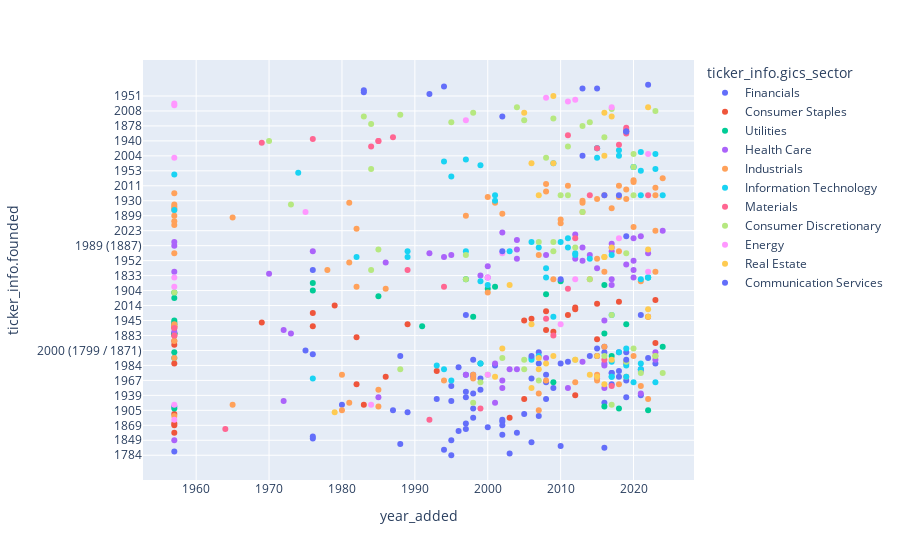

Notebook cell for this chart:
### Code cell
filtered_df = df[df['ticker_info.gics_sub_industry'].notna()][['ticker_info.founded', 'ticker_info.security', 'year_added', 'ticker_info.gics_sector']]
filtered_df = filtered_df.sort_values(by='ticker_info.founded')
fig = px.scatter(filtered_df, x='year_added', y='ticker_info.founded', hover_data=['ticker_info.security'], color='ticker_info.gics_sector')
fig.show()

### Figure 1 — Plotly figure (JSON) as saved in the notebook; plotly's stock layout.template omitted (floating-point values rounded to 4 significant figures)
{"data": [{"customdata": [["Bank of New York Mellon"], ["State Street Corporation"], ["Hartford (The)"], ["KeyCorp"], ["Citizens Financial Group"], ["Berkshire Hathaway"], ["PNC Financial Services"], ["CME Group"], ["Comerica"], ["American Express"], ["Wells Fargo"], ["Travelers Companies (The)"], ["M&T Bank"], ["Fifth Third Bank"], ["Huntington Bancshares"], ["MetLife"], ["Goldman Sachs"], ["Truist"], ["Prudential Financial"], ["Principal Financial Group"], ["Northern Trust"], ["Assurant"], ["Ameriprise Financial"], ["Globe Life"], ["Marsh McLennan"], ["Moody's Corporation"], ["S&P Global"], ["American International Group"], ["Arthur J. Gallagher & Co."], ["Allstate"], ["Invesco"], ["Morgan Stanley"], ["Progressive Corporation"], ["T. Rowe Price"], ["Brown & Brown"], ["Franklin Templeton"], ["Cincinnati Financial"], ["Aflac"], ["Visa Inc."], ["Loews Corporation"], ["Raymond James"], ["Mastercard"], ["W. R. Berkley Corporation"], ["Fidelity National Information Services"], ["U.S. Bank"], ["MSCI"], ["Regions Financial Corporation"], ["Nasdaq, Inc."], ["Charles Schwab Corporation"], ["Cboe Global Markets"], ["Everest Re"], ["Jack Henry & Associates"], ["FactSet"], ["Aon"], ["Fiserv"], ["Chubb Limited"], ["Blackstone"], ["Discover Financial"], ["BlackRock"], ["Capital One"], ["Arch Capital Group"], ["PayPal"], ["Citigroup"], ["Bank of America"], ["Corpay"], ["MarketAxess"], ["Intercontinental Exchange"], ["Global Payments"], ["JPMorgan Chase"], ["Synchrony Financial"], ["Willis Towers Watson"]], "hovertemplate": "ticker_info.gics_sector=Financials<br>year_added=%{x}<br>ticker_info.founded=%{y}<br>ticker_info.security=%{customdata[0]}<extra></extra>", "legendgroup": "Financials", "marker": {"color": "#636efa", "symbol": "circle"}, "mode": "markers", "name": "Financials", "orientation": "h", "showlegend": true, "type": "scatter", "x": [1995, 2003, 1957, 1994, 2016, 2010, 1988, 2006, 1995, 1976, 1976, 2002, 2004, 1996, 1997, 2000, 2002, 1997, 2002, 2002, 1998, 2007, 2005, 1989, 1987, 1998, 1957, 1980, 2016, 1995, 2008, 1993, 1997, 2019, 2021, 1998, 1997, 1999, 2009, 1995, 2017, 2008, 2019, 2006, 1999, 2018, 1998, 2008, 1997, 2017, 2017, 2018, 2021, 1996, 2001, 2010, 2023, 2007, 2011, 1998, 2022, 2015, 1988, 1976, 2018, 2019, 2007, 2016, 1975, 2015, 2016], "xaxis": "x", "y": ["1784", "1792", "1810", "1825", "1828", "1839", "1845", "1848", "1849", "1850", "1852", "1853", "1856", "1858", "1866", "1868", "1869", "1872", "1875", "1879", "1889", "1892", "1894", "1900", "1905", "1909", "1917", "1919", "1927", "1931", "1935", "1935", "1937", "1937", "1939", "1947", "1950", "1955", "1958", "1959", "1962", "1966", "1967", "1968", "1968", "1969", "1971", "1971", "1971", "1973", "1973", "1976", "1978", "1982 (1919)", "1984", "1985", "1985", "1985", "1988", "1994", "1995", "1998", "1998", "1998 (1923 / 1874)", "2000", "2000", "2000", "2000", "2000 (1799 / 1871)", "2003", "2016"], "yaxis": "y"}, {"customdata": [["Colgate-Palmolive"], ["Bunge Global SA"], ["Procter & Gamble"], ["Church & Dwight"], ["General Mills"], ["Campbell Soup Company"], ["Brown–Forman"], ["Kimberly-Clark"], ["Kroger"], ["Coca-Cola Company (The)"], ["McCormick & Company"], ["Hormel Foods"], ["Hershey's"], ["J.M. Smucker Company (The)"], ["PepsiCo"], ["Target Corporation"], ["Archer-Daniels-Midland"], ["Kellanova"], ["Clorox"], ["Conagra Brands"], ["Tyson Foods"], ["Dollar General"], ["Constellation Brands"], ["Estée Lauder Companies (The)"], ["Walmart"], ["Sysco"], ["Costco"], ["Keurig Dr Pepper"], ["Altria"], ["Dollar Tree"], ["Molson Coors Beverage Company"], ["Philip Morris International"], ["Mondelez International"], ["Monster Beverage"], ["Walgreens Boots Alliance"], ["Kraft Heinz"], ["Lamb Weston"], ["Kenvue"]], "hovertemplate": "ticker_info.gics_sector=Consumer Staples<br>year_added=%{x}<br>ticker_info.founded=%{y}<br>ticker_info.security=%{customdata[0]}<extra></extra>", "legendgroup": "Consumer Staples", "marker": {"color": "#EF553B", "symbol": "circle"}, "mode": "markers", "name": "Consumer Staples", "orientation": "h", "showlegend": true, "type": "scatter", "x": [1957, 2023, 1957, 2015, 1957, 1957, 1982, 1957, 1957, 1957, 2003, 2009, 1957, 2008, 1957, 1976, 1957, 1989, 1969, 1983, 2005, 2012, 2005, 2006, 1982, 1986, 1993, 2022, 1957, 2011, 1976, 2008, 2012, 2012, 1979, 2015, 2018, 2023], "xaxis": "x", "y": ["1806", "1818", "1837", "1847", "1856", "1869", "1870", "1872", "1883", "1886", "1889", "1891", "1894", "1897", "1898", "1902", "1902", "1906", "1913", "1919", "1935", "1939", "1945", "1946", "1962", "1969", "1976", "1981", "1985", "1986", "2005 (Molson 1786, Coors 1873)", "2008 (1847)", "2012", "2012 (1935)", "2014", "2015 (1869)", "2016 (1950)", "2022 (Johnson & Johnson spinoff)"], "yaxis": "y"}, {"customdata": [["Consolidated Edison"], ["CenterPoint Energy"], ["American Water Works"], ["CMS Energy"], ["Edison International"], ["WEC Energy Group"], ["Ameren"], ["Public Service Enterprise Group"], ["Duke Energy"], ["PG&E Corporation"], ["American Electric Power"], ["Atmos Energy"], ["Evergy"], ["Xcel Energy"], ["NiSource"], ["Entergy"], ["Alliant Energy"], ["PPL Corporation"], ["Southern Company"], ["Eversource"], ["AES Corporation"], ["Dominion Energy"], ["NextEra Energy"], ["Pinnacle West"], ["NRG Energy"], ["DTE Energy"], ["FirstEnergy"], ["Sempra Energy"], ["Constellation Energy"], ["Exelon"], ["Vistra"]], "hovertemplate": "ticker_info.gics_sector=Utilities<br>year_added=%{x}<br>ticker_info.founded=%{y}<br>ticker_info.security=%{customdata[0]}<extra></extra>", "legendgroup": "Utilities", "marker": {"color": "#00cc96", "symbol": "circle"}, "mode": "markers", "name": "Utilities", "orientation": "h", "showlegend": true, "type": "scatter", "x": [1957, 1985, 2016, 1957, 1957, 2008, 1991, 1957, 1976, 2022, 1957, 2019, 2018, 1957, 2000, 1957, 2016, 2001, 1957, 2009, 1998, 2016, 1976, 1999, 2010, 1957, 1997, 2017, 2022, 1957, 2024], "xaxis": "x", "y": ["1823", "1882", "1886", "1886", "1886", "1896", "1902", "1903", "1904", "1905", "1906", "1906", "1909", "1909", "1912", "1913", "1917", "1920", "1945", "1966", "1981", "1983", "1984 (1925)", "1985", "1992", "1995", "1997", "1998", "1999", "2000", "2016"], "yaxis": "y"}, {"customdata": [["McKesson Corporation"], ["Pfizer"], ["Eli Lilly and Company"], ["Johnson & Johnson"], ["Abbott"], ["Merck & Co."], ["Becton Dickinson"], ["West Pharmaceutical Services"], ["Zimmer Biomet"], ["Baxter International"], ["Henry Schein"], ["Revvity"], ["Stryker Corporation"], ["Teleflex"], ["Mettler Toledo"], ["Charles River Laboratories"], ["Medtronic"], ["Zoetis"], ["Bio-Rad"], ["CooperCompanies"], ["Edwards Lifesciences"], ["Waters Corporation"], ["Viatris"], ["Humana"], ["Quest Diagnostics"], ["HCA Healthcare"], ["Danaher Corporation"], ["Cardinal Health"], ["Bio-Techne"], ["UnitedHealth Group"], ["Biogen"], ["LabCorp"], ["Universal Health Services"], ["DaVita Inc."], ["Boston Scientific"], ["Molina Healthcare"], ["Amgen"], ["Cigna"], ["IQVIA"], ["Idexx Laboratories"], ["Centene Corporation"], ["Cencora"], ["Steris"], ["Hologic"], ["Gilead Sciences"], ["Regeneron"], ["Vertex Pharmaceuticals"], ["ResMed"], ["Bristol Myers Squibb"], ["Incyte"], ["GE HealthCare"], ["Intuitive Surgical"], ["CVS Health"], ["Align Technology"], ["Illumina"], ["Dexcom"], ["Agilent Technologies"], ["Insulet"], ["Thermo Fisher Scientific"], ["Catalent"], ["Moderna"], ["AbbVie"], ["Elevance Health"], ["Solventum"]], "hovertemplate": "ticker_info.gics_sector=Health Care<br>year_added=%{x}<br>ticker_info.founded=%{y}<br>ticker_info.security=%{customdata[0]}<extra></extra>", "legendgroup": "Health Care", "marker": {"color": "#ab63fa", "symbol": "circle"}, "mode": "markers", "name": "Health Care", "orientation": "h", "showlegend": true, "type": "scatter", "x": [1999, 1957, 1970, 1973, 1957, 1957, 1972, 2020, 2001, 1972, 2015, 1985, 2000, 2019, 2016, 2021, 1986, 2013, 2020, 2016, 2011, 2002, 2004, 2012, 2002, 2015, 1998, 1997, 2021, 1994, 2003, 2004, 2014, 2008, 1995, 2022, 1992, 1976, 2017, 2017, 2016, 2001, 2019, 2016, 2004, 2013, 2013, 2017, 1957, 2017, 2023, 2008, 1957, 2017, 2015, 2020, 2000, 2023, 2004, 2020, 2021, 2012, 2002, 2024], "xaxis": "x", "y": ["1833", "1849", "1876", "1886", "1888", "1891", "1897", "1923", "1927", "1931", "1932", "1937", "1941", "1943", "1945", "1947", "1949", "1952", "1952", "1958", "1958", "1958", "1961", "1961", "1967", "1968", "1969", "1971", "1976", "1977", "1978", "1978", "1979", "1979", "1979", "1980", "1980", "1982", "1982", "1983", "1984", "1985", "1985", "1985", "1987", "1988", "1989", "1989", "1989 (1887)", "1991", "1994", "1995", "1996", "1997", "1998", "1999", "1999", "2000", "2006 (1902)", "2007", "2010", "2013 (1888)", "2014 (1946)", "2023"], "yaxis": "y"}, {"customdata": [["John Deere"], ["Stanley Black & Decker"], ["Ingersoll Rand"], ["Union Pacific Corporation"], ["Trane Technologies"], ["Norfolk Southern Railway"], ["Johnson Controls"], ["Hubbell Incorporated"], ["Howmet Aerospace"], ["Emerson Electric"], ["GE Aerospace"], ["General Dynamics"], ["Equifax"], ["3M"], ["Rockwell Automation"], ["CH Robinson"], ["Paccar"], ["Honeywell"], ["United Parcel Service"], ["Allegion"], ["Eaton Corporation"], ["Illinois Tool Works"], ["Boeing"], ["A. O. Smith"], ["Parker Hannifin"], ["Cummins"], ["Snap-on"], ["RTX Corporation"], ["Textron"], ["Caterpillar Inc."], ["W. W. Grainger"], ["Cintas"], ["Masco"], ["Delta Air Lines"], ["Ametek"], ["Old Dominion"], ["American Airlines Group"], ["Nordson Corporation"], ["Jacobs Solutions"], ["Rollins, Inc."], ["Robert Half"], ["Automatic Data Processing"], ["Dover Corporation"], ["Generac"], ["J.B. Hunt"], ["Broadridge Financial Solutions"], ["Pentair"], ["United Airlines Holdings"], ["Southwest Airlines"], ["Fastenal"], ["Waste Management"], ["Leidos"], ["Paychex"], ["Verisk"], ["FedEx"], ["Expeditors International"], ["CSX"], ["Copart"], ["IDEX Corporation"], ["Dayforce"], ["Axon Enterprise"], ["TransDigm Group"], ["Northrop Grumman"], ["Lockheed Martin"], ["Quanta Services"], ["United Rentals"], ["Paycom"], ["Builders FirstSource"], ["Republic Services"], ["Wabtec"], ["Uber"], ["Xylem Inc."], ["Huntington Ingalls Industries"], ["Fortive"], ["L3Harris"], ["Otis Worldwide"], ["Carrier Global"], ["Veralto"], ["GE Vernova"]], "hovertemplate": "ticker_info.gics_sector=Industrials<br>year_added=%{x}<br>ticker_info.founded=%{y}<br>ticker_info.security=%{customdata[0]}<extra></extra>", "legendgroup": "Industrials", "marker": {"color": "#FFA15A", "symbol": "circle"}, "mode": "markers", "name": "Industrials", "orientation": "h", "showlegend": true, "type": "scatter", "x": [1957, 1982, 2020, 1957, 2010, 1957, 2010, 2023, 2016, 1965, 1957, 1957, 1997, 1957, 2000, 2007, 1980, 1957, 2002, 2013, 1957, 1986, 1957, 2017, 1985, 1965, 1982, 1957, 1978, 1957, 1981, 2001, 1981, 2013, 2013, 2019, 2015, 2022, 2007, 2018, 2000, 1981, 1985, 2021, 2015, 2018, 2012, 2015, 1994, 2008, 1998, 2019, 1998, 2015, 1980, 2007, 1957, 2018, 2019, 2021, 2023, 2016, 1957, 1957, 2009, 2014, 2020, 2023, 2008, 2019, 2023, 2011, 2018, 2016, 2008, 2020, 2020, 2023, 2024], "xaxis": "x", "y": ["1837", "1843", "1859", "1862", "1871", "1881/1894 (1980)", "1885", "1888", "1888", "1890", "1892", "1899", "1899", "1902", "1903", "1905", "1905", "1906", "1907", "1908", "1911", "1912", "1916", "1916", "1917", "1919", "1920", "1922", "1923", "1925", "1927", "1929", "1929", "1929", "1930", "1934", "1934", "1935", "1947", "1948", "1948", "1949", "1955", "1959", "1961", "1962", "1966", "1967", "1967", "1967", "1968", "1969", "1971", "1971", "1971", "1979", "1980", "1982", "1988", "1992", "1993", "1993", "1994 (Northrop 1939, Grumman 1930)", "1995", "1997", "1997", "1998", "1998", "1998 (1981)", "1999 (1869)", "2009", "2011", "2011", "2016", "2019 (L3 1997, Harris 1895)", "2020 (1853, United Technologies spinoff)", "2020 (1915, United Technologies spinoff)", "2023", "2024"], "yaxis": "y"}, {"customdata": [["Corning Inc."], ["IBM"], ["Motorola Solutions"], ["Texas Instruments"], ["Amphenol"], ["HP Inc."], ["NXP Semiconductors"], ["Fair Isaac"], ["Teledyne Technologies"], ["Teradyne"], ["Broadcom Inc."], ["Analog Devices"], ["Tyler Technologies"], ["Jabil"], ["Applied Materials"], ["Intel"], ["Zebra Technologies"], ["Advanced Micro Devices"], ["Ansys"], ["Western Digital"], ["Microsoft"], ["KLA Corporation"], ["Apple Inc."], ["Oracle Corporation"], ["Trimble Inc."], ["Micron Technology"], ["Gartner"], ["Seagate Technology"], ["Lam Research"], ["Roper Technologies"], ["Autodesk"], ["Adobe Inc."], ["Gen Digital"], ["Intuit"], ["Cisco"], ["CDW"], ["PTC"], ["Qualcomm"], ["Synopsys"], ["Cadence Design Systems"], ["Accenture"], ["Microchip Technology"], ["NetApp"], ["EPAM Systems"], ["Supermicro"], ["Nvidia"], ["Cognizant"], ["Verisign"], ["Juniper Networks"], ["F5, Inc."], ["Monolithic Power Systems"], ["Akamai"], ["ON Semiconductor"], ["Salesforce"], ["First Solar"], ["Fortinet"], ["Skyworks Solutions"], ["ServiceNow"], ["Arista Networks"], ["Palo Alto Networks"], ["Enphase"], ["TE Connectivity"], ["Keysight"], ["Hewlett Packard Enterprise"], ["Qorvo"]], "hovertemplate": "ticker_info.gics_sector=Information Technology<br>year_added=%{x}<br>ticker_info.founded=%{y}<br>ticker_info.security=%{customdata[0]}<extra></extra>", "legendgroup": "Information Technology", "marker": {"color": "#19d3f3", "symbol": "circle"}, "mode": "markers", "name": "Information Technology", "orientation": "h", "showlegend": true, "type": "scatter", "x": [1995, 1957, 1957, 2001, 2008, 1974, 2021, 2023, 2020, 2020, 2014, 1999, 2020, 2023, 1995, 1976, 2019, 2017, 2017, 2009, 1994, 1997, 1982, 1989, 2021, 1994, 2017, 2012, 2012, 2009, 1989, 1997, 2003, 2000, 1993, 2019, 2021, 1999, 2017, 2017, 2011, 2007, 1999, 2021, 2024, 2001, 2006, 2006, 2006, 2010, 2021, 2007, 2022, 2008, 2022, 2018, 2015, 2019, 2018, 2023, 2021, 2011, 2018, 2015, 2015], "xaxis": "x", "y": ["1851", "1911", "1928 (2011)", "1930", "1932", "1939 (2015)", "1953", "1956", "1960", "1960", "1961", "1965", "1966", "1966", "1967", "1968", "1969", "1969", "1969", "1970", "1975", "1975/1977 (1997)", "1977", "1977", "1978", "1978", "1979", "1979", "1980", "1981", "1982", "1982", "1982", "1983", "1984", "1984", "1985", "1985", "1986", "1988", "1989", "1989", "1992", "1993", "1993", "1993", "1994", "1995", "1996", "1996", "1997", "1998", "1999", "1999", "1999", "2000", "2002", "2003", "2004", "2005", "2006", "2007", "2014 (1939)", "2015", "2015"], "yaxis": "y"}, {"customdata": [["Sherwin-Williams"], ["Linde plc"], ["Ball Corporation"], ["FMC Corporation"], ["PPG Industries"], ["International Paper"], ["Vulcan Materials Company"], ["Freeport-McMoRan"], ["Celanese"], ["Eastman Chemical Company"], ["Newmont"], ["Ecolab"], ["Air Products and Chemicals"], ["Nucor"], ["CF Industries"], ["International Flavors & Fragrances"], ["Packaging Corporation of America"], ["Avery Dennison"], ["Steel Dynamics"], ["Martin Marietta Materials"], ["Albemarle Corporation"], ["Mosaic Company (The)"], ["LyondellBasell"], ["WestRock"], ["DuPont"], ["Corteva"], ["Amcor"], ["Dow Inc."]], "hovertemplate": "ticker_info.gics_sector=Materials<br>year_added=%{x}<br>ticker_info.founded=%{y}<br>ticker_info.security=%{customdata[0]}<extra></extra>", "legendgroup": "Materials", "marker": {"color": "#FF6692", "symbol": "circle"}, "mode": "markers", "name": "Materials", "orientation": "h", "showlegend": true, "type": "scatter", "x": [1964, 1992, 1984, 2009, 1957, 1957, 1999, 2011, 2018, 1994, 1969, 1989, 1985, 1985, 2008, 1976, 2017, 1987, 2022, 2014, 2016, 2011, 2012, 2015, 2019, 2019, 2019, 2019], "xaxis": "x", "y": ["1866", "1879", "1880", "1883", "1883", "1898", "1909", "1912", "1918", "1920", "1921", "1923", "1940", "1940", "1946", "1958 (1889)", "1959", "1990", "1993", "1993", "1994", "2004 (1865 / 1909)", "2007", "2015", "2017 (1802)", "2019", "2019 (1860)", "2019 (1897)"], "yaxis": "y"}, {"customdata": [["Mohawk Industries"], ["BorgWarner"], ["Ford Motor Company"], ["Lowe's"], ["General Motors"], ["Hilton Worldwide"], ["Hasbro"], ["Genuine Parts Company"], ["Marriott International"], ["Darden Restaurants"], ["Tractor Supply"], ["McDonald's"], ["Lennar"], ["PulteGroup"], ["O'Reilly Auto Parts"], ["Domino's"], ["Bath & Body Works, Inc."], ["Nike, Inc."], ["Best Buy"], ["Ralph Lauren Corporation"], ["Starbucks"], ["Carnival"], ["Deckers Brands"], ["Caesars Entertainment"], ["DR Horton"], ["Home Depot (The)"], ["AutoZone"], ["NVR, Inc."], ["Ross Stores"], ["MGM Resorts"], ["TJX Companies"], ["Las Vegas Sands"], ["Garmin"], ["Ulta Beauty"], ["CarMax"], ["Chipotle Mexican Grill"], ["Pool Corporation"], ["Amazon"], ["Aptiv"], ["eBay"], ["Booking Holdings"], ["Expedia Group"], ["Yum! Brands"], ["Royal Caribbean Group"], ["Lululemon Athletica"], ["LKQ Corporation"], ["Wynn Resorts"], ["Tesla, Inc."], ["Etsy"], ["Airbnb"], ["Norwegian Cruise Line Holdings"], ["Tapestry, Inc."]], "hovertemplate": "ticker_info.gics_sector=Consumer Discretionary<br>year_added=%{x}<br>ticker_info.founded=%{y}<br>ticker_info.security=%{customdata[0]}<extra></extra>", "legendgroup": "Consumer Discretionary", "marker": {"color": "#B6E880", "symbol": "circle"}, "mode": "markers", "name": "Consumer Discretionary", "orientation": "h", "showlegend": true, "type": "scatter", "x": [2013, 2011, 1957, 1984, 2013, 2017, 1984, 1973, 1998, 1995, 2014, 1970, 2005, 1984, 2009, 2020, 1983, 1988, 1999, 2007, 2000, 1998, 2024, 2021, 2005, 1988, 1997, 2019, 2009, 2017, 1985, 2019, 2012, 2016, 2010, 2011, 2020, 2005, 2012, 2002, 2009, 2007, 1997, 2014, 2023, 2016, 2008, 2020, 2020, 2023, 2017, 2004], "xaxis": "x", "y": ["1878", "1880", "1903", "1904/1946/1959", "1908", "1919", "1923", "1925", "1927", "1938", "1938", "1940", "1954", "1956", "1957", "1960", "1963", "1964", "1966", "1967", "1971", "1972", "1973", "1973", "1978", "1978", "1979", "1980", "1982", "1986", "1987", "1988", "1989", "1990", "1993", "1993", "1993", "1994", "1994", "1995", "1996", "1996", "1997", "1997", "1998", "1998", "2002", "2003", "2005", "2008", "2011 (1966)", "2017"], "yaxis": "y"}, {"customdata": [["Chevron Corporation"], ["Marathon Oil"], ["EQT Corporation"], ["ONEOK"], ["Williams Companies"], ["Halliburton"], ["Hess Corporation"], ["Occidental Petroleum"], ["Schlumberger"], ["APA Corporation"], ["Devon Energy"], ["Valero Energy"], ["Kinder Morgan"], ["EOG Resources"], ["ExxonMobil"], ["ConocoPhillips"], ["Targa Resources"], ["Diamondback Energy"], ["Marathon Petroleum"], ["Phillips 66"], ["Baker Hughes"], ["Coterra"]], "hovertemplate": "ticker_info.gics_sector=Energy<br>year_added=%{x}<br>ticker_info.founded=%{y}<br>ticker_info.security=%{customdata[0]}<extra></extra>", "legendgroup": "Energy", "marker": {"color": "#FF97FF", "symbol": "circle"}, "mode": "markers", "name": "Energy", "orientation": "h", "showlegend": true, "type": "scatter", "x": [1957, 1957, 2022, 2010, 1975, 1957, 1984, 1957, 1957, 1997, 2000, 2002, 2012, 2000, 1957, 1957, 2022, 2018, 2011, 2012, 2017, 2008], "xaxis": "x", "y": ["1879", "1887", "1888", "1906", "1908", "1919", "1919", "1920", "1926", "1954", "1971", "1980", "1997", "1999", "1999", "2002", "2005", "2007", "2009 (1887)", "2012 (1917)", "2017", "2021 (1989)"], "yaxis": "y"}, {"customdata": [["Weyerhaeuser"], ["CBRE Group"], ["Iron Mountain"], ["Kimco Realty"], ["Federal Realty"], ["Regency Centers"], ["Realty Income"], ["Equity Residential"], ["Boston Properties"], ["Welltower"], ["Essex Property Trust"], ["Public Storage"], ["UDR, Inc."], ["Mid-America Apartment Communities"], ["Extra Space Storage"], ["AvalonBay Communities"], ["Camden Property Trust"], ["Prologis"], ["Healthpeak"], ["CoStar Group"], ["SBA Communications"], ["Host Hotels & Resorts"], ["Alexandria Real Estate Equities"], ["Crown Castle"], ["American Tower"], ["Ventas"], ["Equinix"], ["Simon Property Group"], ["Digital Realty"], ["Invitation Homes"], ["Vici Properties"]], "hovertemplate": "ticker_info.gics_sector=Real Estate<br>year_added=%{x}<br>ticker_info.founded=%{y}<br>ticker_info.security=%{customdata[0]}<extra></extra>", "legendgroup": "Real Estate", "marker": {"color": "#FECB52", "symbol": "circle"}, "mode": "markers", "name": "Real Estate", "orientation": "h", "showlegend": true, "type": "scatter", "x": [1979, 2006, 2009, 2006, 2016, 2017, 2015, 2001, 2006, 2009, 2014, 2005, 2016, 2016, 2016, 2007, 2022, 2003, 2008, 2022, 2017, 2007, 2017, 2012, 2007, 2009, 2015, 2002, 2016, 2022, 2022], "xaxis": "x", "y": ["1900", "1906", "1951", "1958", "1962", "1963", "1969", "1969", "1970", "1970", "1971", "1972", "1972", "1977", "1977", "1978", "1981", "1983", "1985", "1987", "1989", "1993", "1994", "1994", "1995", "1998", "1998", "2003", "2004", "2012", "2017"], "yaxis": "y"}, {"customdata": [["Walt Disney Company (The)"], ["Interpublic Group of Companies (The)"], ["Comcast"], ["Electronic Arts"], ["Verizon"], ["AT&T"], ["Match Group"], ["Omnicom Group"], ["Charter Communications"], ["Take-Two Interactive"], ["T-Mobile US"], ["Netflix"], ["Alphabet Inc. (Class A)"], ["Alphabet Inc. (Class C)"], ["Meta Platforms"], ["Live Nation Entertainment"], ["News Corp (Class A)"], ["News Corp (Class B)"], ["Fox Corporation (Class B)"], ["Fox Corporation (Class A)"], ["Paramount Global"], ["Warner Bros. Discovery"]], "hovertemplate": "ticker_info.gics_sector=Communication Services<br>year_added=%{x}<br>ticker_info.founded=%{y}<br>ticker_info.security=%{customdata[0]}<extra></extra>", "legendgroup": "Communication Services", "marker": {"color": "#636efa", "symbol": "circle"}, "mode": "markers", "name": "Communication Services", "orientation": "h", "showlegend": true, "type": "scatter", "x": [1976, 1992, 2002, 2002, 1983, 1983, 2021, 1997, 2016, 2018, 2019, 2010, 2014, 2006, 2013, 2019, 2013, 2015, 2019, 2019, 1994, 2022], "xaxis": "x", "y": ["1923", "1961 (1930)", "1963", "1982", "1983 (1877)", "1983 (1885)", "1986", "1986", "1993", "1993", "1994", "1997", "1998", "1998", "2004", "2010", "2013 (News Corporation 1980)", "2013 (News Corporation 1980)", "2019", "2019", "2019 (Paramount Pictures 1912)", "2022 (Warner Bros. 1923)"], "yaxis": "y"}], "layout": {"legend": {"title": {"text": "ticker_info.gics_sector"}, "tracegroupgap": 0}, "margin": {"t": 60}, "xaxis": {"anchor": "y", "domain": [0, 1], "title": {"text": "year_added"}}, "yaxis": {"anchor": "x", "domain": [0, 1], "title": {"text": "ticker_info.founded"}}}}
